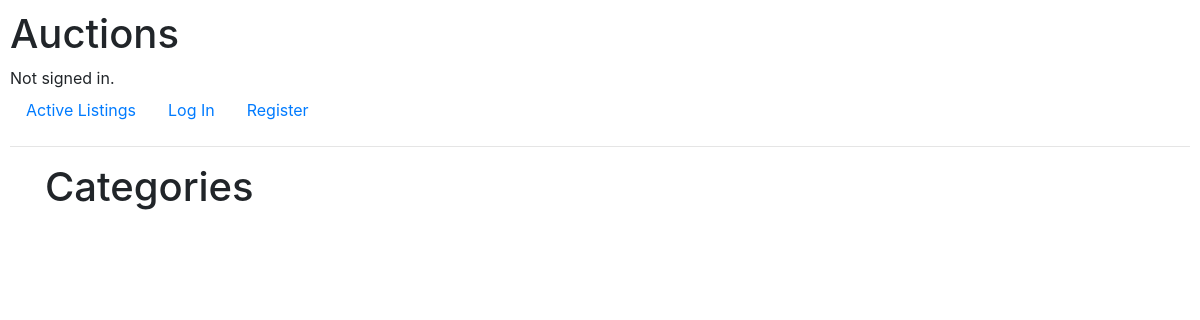
Page /categories/ on the earlier database version.
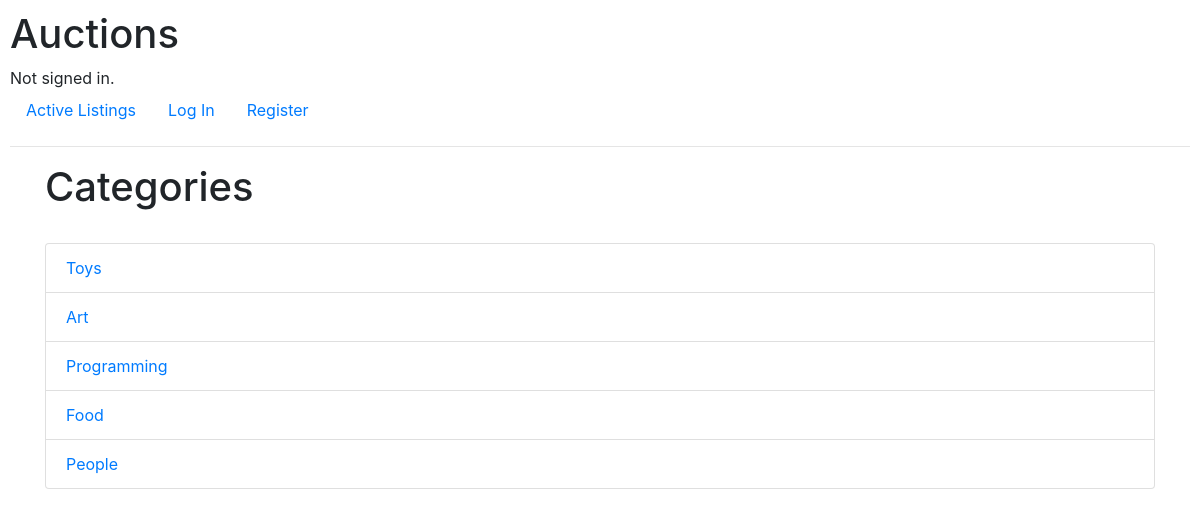
Same page on the later database version.
### auctions/models.py (models this page shows, shortened)
class Category(models.Model):
    name = models.CharField(max_length=200)

### auctions/views.py (the view)
# urls.py: path('categories/', views.categories, name='categories'),
def categories(request):
    categories = Category.objects.all()
    return render(request, 'auctions/categories.html', {
        'categories': categories
        })

### auctions/templates/auctions/categories.html
{% extends "auctions/layout.html" %}
{% block body %}
    <div class="container">
        <div class="row">
            <div class="col-md-12">
                <h1>Categories</h1>
                <br>
            </div>
        </div>
        <div class="row">
            <div class="col-md-12">
                <div class="list-group">
                    {% for category in categories %}
                        <a href="{% url 'category' category_id=category.id %}" class="list-group-item">
                            {{ category.name }}
                        </a>
                    {% endfor %}
                </div>
            </div>
        </div>
    </div>
{% endblock %}

### auctions/templates/auctions/layout.html (shortened to what this page needs)
{% load static %}
<!DOCTYPE html>
<html lang="en">
    <head>
        <link rel="stylesheet" href="https://stackpath.bootstrapcdn.com/bootstrap/4.4.1/css/bootstrap.min.css">
        <link href="{% static 'auctions/styles.css' %}" rel="stylesheet">
        <link rel="stylesheet" href="https://stackpath.bootstrapcdn.com/bootstrap/4.4.1/css/bootstrap.min.css">
    </head>
    <body>
        <h1>Auctions</h1>
        <div>
            {% if user.is_authenticated %}
                Signed in as <strong>{{ user.username }}</strong>.
            {% else %}
                Not signed in.
            {% endif %}
        </div>
        <ul class="nav">
            <li class="nav-item">
                <a class="nav-link" href="{% url 'index' %}">Active Listings</a>
            </li>
            {% if user.is_authenticated %}
                <li class="nav-item">
                    <a class="nav-link" href="{% url 'create' %}">Create Listing</a>
                </li>
                <li class="nav-item">
                    <a class="nav-link" href="{% url 'mywatchlist' %}">My Watchlist</a>
                </li>
                <li class="nav-item">
                    <a class="nav-link" href="{% url 'categories' %}">Categories</a>
                </li>
                <li class="nav-item">
                    <a class="nav-link" href="{% url 'logout' %}">Log Out</a>
                </li>
            {% else %}
                <li class="nav-item">
                    <a class="nav-link" href="{% url 'login' %}">Log In</a>
                </li>
                <li class="nav-item">
                    <a class="nav-link" href="{% url 'register' %}">Register</a>
                </li>
            {% endif %}
        </ul>
        <hr>
        {% block body %}
        {% endblock %}
    </body>
</html>

### auctions/static/auctions/styles.css (style rules this page uses)
body { padding: 10px; }

Differences in the rows shown:
added Category: name "Toys"
added Category: name "Art"
added Category: name "Programming"
added Category: name "Food"
added Category: name "People"
